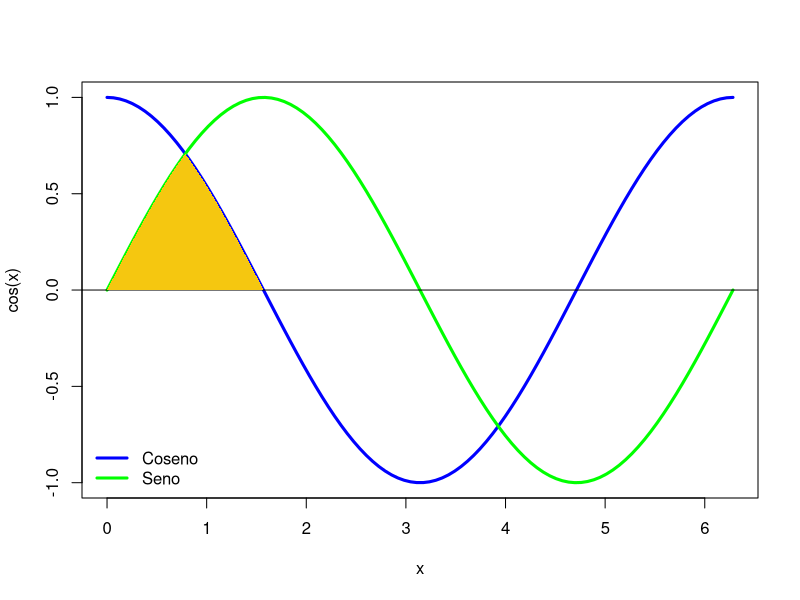

Here is the R script that generated this plot: (Note: this script raises an error after producing the figure.)
trapecios=10
x=seq(0,2*pi,length=100)
plot(x,cos(x),type="l",col="blue",lwd=3)
lines(x,sin(x),col="green",lwd=3)
abline (h=0.0,col="black")
legend("bottomleft",col=c("blue","green"),legend =c("Coseno","Seno"), lwd=3, bty = "n")

areaSeno<-function(x1){
  return(sin(x1))
  
}
areaCoseno<-function(x2){
  return(cos(x2))
  
}

x1=seq(0,pi/4,length=100)
x2=seq(pi/4,pi/2,length=100)

polygon(c(x1,x2),c(areaSeno(x1),areaCoseno(x2)),border=NA,col=col2rgb("yellow",0.5))

contador=0
amplitud=90/10
arr=c()
sum=0
var=1

x=seq(0 , 10, 0.1)
ysen=c()
for(i in 1:length(x)){
  ysen[i]=sin(x[i])
}


seg <- seq.int(0, 10, length.out = 12)
segcos <- seq.int(0, 10, length.out = 12)

fx <- vector(length = length(seg))
for (i in 1:length(seg)) {
  fx[i] <- f3(seg[i])
}
fxcos <- vector(length = length(segcos))

for (i in 1:length(segcos)) {
  fxcos[i] <- f4(segcos[i])
}

for(i in 1:trapecios){
  if(i==trapecios){
    arr[i]=ysen[i*amplitud]
  }else{
    arr[i]=abs(ysen[i*amplitud])+abs(ysen[(i+1)*amplitud])
  }
  contador=((arr[i]/2)*amplitud)*0.07
  
  print (contador)
  sum=(sum+contador)
}
cat("la suma de las areas son ",sum)



